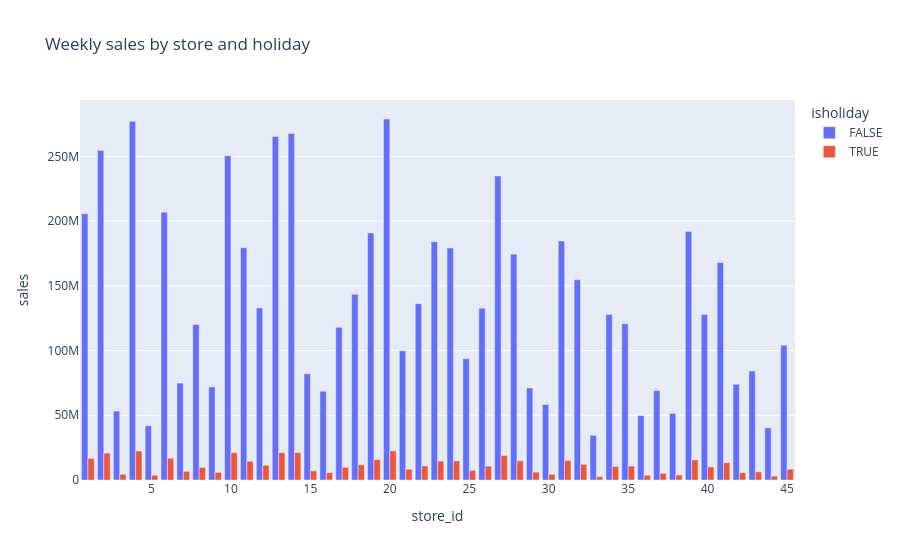

The code cell stored with this chart in its notebook:
### Code cell
df = q(f"""
    select f.store_id, d.isholiday, sum(f.store_weekly_sales)::float as sales
    {BASE}
    group by 1, 2
    order by 1
""")
px.bar(df, x='store_id', y='sales', color='isholiday', barmode='group',
       title='Weekly sales by store and holiday')

### Figure 1 — Plotly figure (JSON) as saved in the notebook; plotly's stock layout.template omitted (floating-point values rounded to 4 significant figures)
{"data": [{"alignmentgroup": "True", "hovertemplate": "isholiday=FALSE<br>store_id=%{x}<br>sales=%{y}<extra></extra>", "legendgroup": "FALSE", "marker": {"color": "#636efa", "pattern": {"shape": ""}}, "name": "FALSE", "offsetgroup": "FALSE", "orientation": "v", "showlegend": true, "textposition": "auto", "type": "bar", "x": [1, 2, 3, 4, 5, 6, 7, 8, 9, 10, 11, 12, 13, 14, 15, 16, 17, 18, 19, 20, 21, 22, 23, 24, 25, 26, 27, 28, 29, 30, 31, 32, 33, 34, 35, 36, 37, 38, 39, 40, 41, 42, 43, 44, 45], "xaxis": "x", "y": [205700000.0, 254600000.0, 53210000.0, 277100000.0, 41880000.0, 206900000.0, 74870000.0, 120200000.0, 71900000.0, 250500000.0, 179500000.0, 132900000.0, 265400000.0, 267800000.0, 82070000.0, 68590000.0, 118000000.0, 143400000.0, 190900000.0, 278900000.0, 99850000.0, 136200000.0, 184100000.0, 179300000.0, 93660000.0, 132700000.0, 234900000.0, 174500000.0, 71070000.0, 58350000.0, 184600000.0, 154800000.0, 34530000.0, 127800000.0, 120800000.0, 49740000.0, 69130000.0, 51340000.0, 191900000.0, 127800000.0, 168000000.0, 73890000.0, 84210000.0, 40330000.0, 104000000.0], "yaxis": "y"}, {"alignmentgroup": "True", "hovertemplate": "isholiday=TRUE<br>store_id=%{x}<br>sales=%{y}<extra></extra>", "legendgroup": "TRUE", "marker": {"color": "#EF553B", "pattern": {"shape": ""}}, "name": "TRUE", "offsetgroup": "TRUE", "orientation": "v", "showlegend": true, "textposition": "auto", "type": "bar", "x": [1, 2, 3, 4, 5, 6, 7, 8, 9, 10, 11, 12, 13, 14, 15, 16, 17, 18, 19, 20, 21, 22, 23, 24, 25, 26, 27, 28, 29, 30, 31, 32, 33, 34, 35, 36, 37, 38, 39, 40, 41, 42, 43, 44, 45], "xaxis": "x", "y": [16660000.0, 20790000.0, 4378000.0, 22430000.0, 3595000.0, 16810000.0, 6724000.0, 9753000.0, 5890000.0, 21140000.0, 14480000.0, 11380000.0, 21130000.0, 21210000.0, 7064000.0, 5667000.0, 9798000.0, 11690000.0, 15770000.0, 22490000.0, 8265000.0, 10850000.0, 14630000.0, 14750000.0, 7397000.0, 10720000.0, 18920000.0, 14780000.0, 6070000.0, 4369000.0, 15000000.0, 12040000.0, 2626000.0, 10420000.0, 10740000.0, 3676000.0, 5075000.0, 3815000.0, 15510000.0, 10080000.0, 13350000.0, 5677000.0, 6359000.0, 2960000.0, 8363000.0], "yaxis": "y"}], "layout": {"barmode": "group", "legend": {"title": {"text": "isholiday"}, "tracegroupgap": 0}, "title": {"text": "Weekly sales by store and holiday"}, "xaxis": {"anchor": "y", "domain": [0, 1], "title": {"text": "store_id"}}, "yaxis": {"anchor": "x", "domain": [0, 1], "title": {"text": "sales"}}}}
